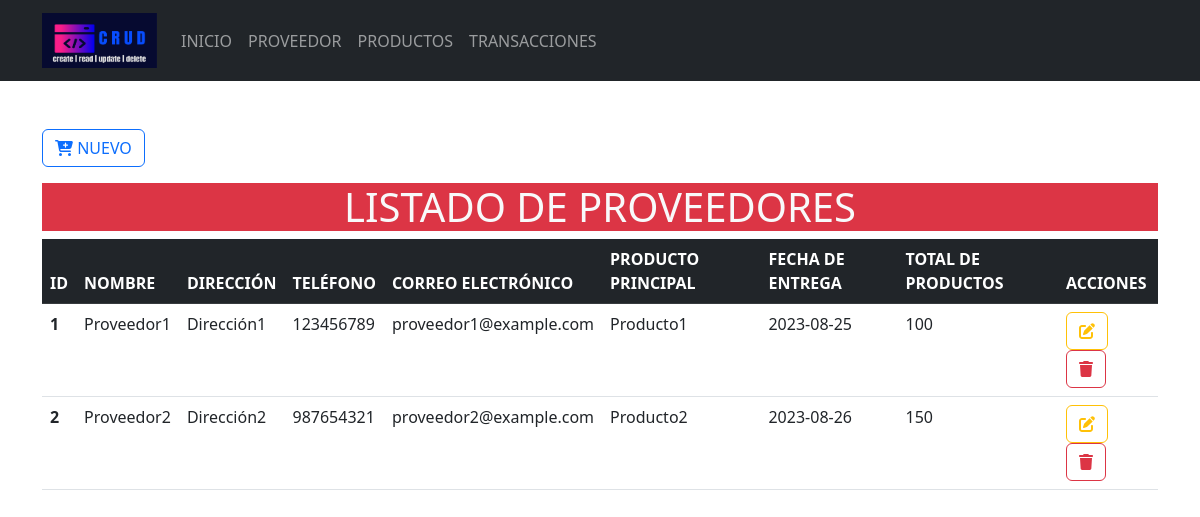
The page /Formularios/productos/index.php on the database its author committed.
### tables this page shows
CREATE TABLE `tbl_proveedor` (
  `id_provedor` INT(11) NOT NULL AUTO_INCREMENT,
  `nombre_provedor` VARCHAR(100) NOT NULL,
  `direccion` VARCHAR(100),
  `telefono` INT(11),
  `correo_electronico` VARCHAR(100),
  `producto_principal` VARCHAR(100),
  `fecha_entrega` DATE,
  `total_productos` INT(11),
  PRIMARY KEY (`id_provedor`)
);

### Formularios/productos/index.php (the view, shortened to what this page needs)
<?php
include_once("../../config/conexion.php");
?>
<!doctype html>
<html lang="es">
<head>
    <link rel="stylesheet" href="<?php echo base_url; ?>css/bootstrap.min.css">
</head>
<body>
    <header>
        <nav class="navbar navbar-expand-lg bg-dark" data-bs-theme="dark">
            <div class="container">
                <a class="navbar-brand" href="<?php echo base_url; ?>">
                    <img src="<?php echo base_url; ?>img/logo.png" alt="logo" height="55" width="115">
                </a>
                <div class="collapse navbar-collapse" id="mi-menu">
                    <ul class="navbar-nav">
                        <li class="nav-item">
                            <a class="nav-link" href="<?php echo base_url; ?>">INICIO</a>
                        </li>
                        <li class="nav-item">
                            <a class="nav-link"
                                href="<?php echo base_url; ?>Formularios/productos/index.php">PROVEEDOR</a>
                        </li>
                        <li class="nav-item">
                            <a class="nav-link"
                                href="<?php echo base_url; ?>Formularios/categorias/index.php">PRODUCTOS</a>
                        </li>
                        <li class="nav-item">
                            <a class="nav-link"
                                href="<?php echo base_url; ?>Formularios/marcas/index.php">TRANSACCIONES</a>
                        </li>
                    </ul>
                </div>
            </div>
        </nav>
    </header>
    <div class="container-lg mt-5">
        <a href="crear.php" type="button" class="btn btn-outline-primary mb-3">
            <i class="fa-solid fa-cart-plus fa-beat"></i>
            NUEVO
        </a>
        <h1 class="text-center bg-danger text-light">LISTADO DE PROVEEDORES</h1>
        <div class="table-responsive-sm">
            <table class="table table-hover">
                <thead class="table-dark">
                    <tr>
                        <th scope="col">ID</th>
                        <th scope="col">NOMBRE</th>
                        <th scope="col">DIRECCIÓN</th>
                        <th scope="col">TELÉFONO</th>
                        <th scope="col">CORREO ELECTRÓNICO</th>
                        <th scope="col">PRODUCTO PRINCIPAL</th>
                        <th scope="col">FECHA DE ENTREGA</th>
                        <th scope="col">TOTAL DE PRODUCTOS</th>
                        <th scope="col">ACCIONES</th>
                    </tr>
                </thead>
                <tbody>
                    <?php
                    $sql = $conexion->query("SELECT * FROM tbl_proveedor");
                    while ($resultado = $sql->fetch_assoc()) {
                        ?>
                        <tr>
                            <th scope="row">
                                <?php echo $resultado['id_provedor']; ?>
                            </th>
                            <td>
                                <?php echo $resultado['nombre_provedor']; ?>
                            </td>
                            <td>
                                <?php echo $resultado['direccion']; ?>
                            </td>
                            <td>
                                <?php echo $resultado['telefono']; ?>
                            </td>
                            <td>
                                <?php echo $resultado['correo_electronico']; ?>
                            </td>
                            <td>
                                <?php echo $resultado['producto_principal']; ?>
                            </td>
                            <td>
                                <?php echo $resultado['fecha_entrega']; ?>
                            </td>
                            <td>
                                <?php echo $resultado['total_productos']; ?>
                            </td>
                            <td>
                                <a href="<?php echo base_url; ?>Formularios/productos/actualizar.php?id_provedor=<?php echo $resultado['id_provedor']; ?>"
                                    class="btn btn-outline-warning">
                                    <i class="fa-solid fa-pen-to-square fa-beat"></i>
                                </a>
                                <a href="<?php echo base_url; ?>CRUDP/eliminarDatos.php?id_provedor=<?php echo $resultado['id_provedor']; ?>"
                                    class="btn btn-outline-danger">
                                    <i class="fa-solid fa-trash fa-beat"></i>
                                </a>
                            </td>
                        </tr>
                        <?php
                    }
                    ?>
                </tbody>
            </table>
        </div>
    </div>
</body>
</html>

### rows shown on the page
tbl_proveedor: id_provedor "1", nombre_provedor "Proveedor1", direccion "Dirección1", telefono "123456789", correo_electronico "proveedor1@example.com", producto_principal "Producto1", fecha_entrega "2023-08-25", total_productos "100"
tbl_proveedor: id_provedor "2", nombre_provedor "Proveedor2", direccion "Dirección2", telefono "987654321", correo_electronico "proveedor2@example.com", producto_principal "Producto2", fecha_entrega "2023-08-26", total_productos "150"
